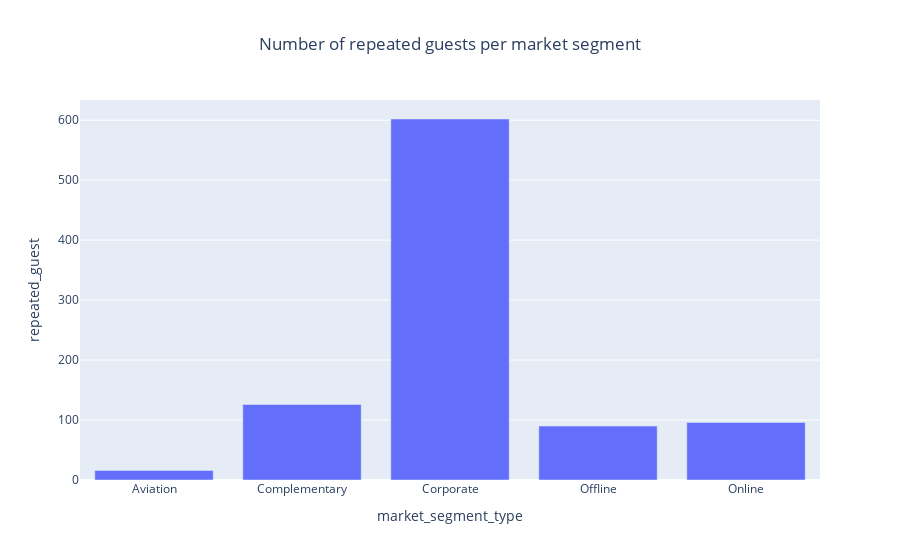

Notebook code cell kept with this figure:
### Code cell
fig3=px.bar(df6,x="market_segment_type",y="repeated_guest",title="Number of repeated guests per market segment") 
fig3.update_layout(title_x=0.5)
fig3.show()

### Figure 1 — Plotly figure (JSON) as saved in the notebook; plotly's stock layout.template omitted (floating-point values rounded to 4 significant figures)
{"data": [{"alignmentgroup": "True", "hovertemplate": "market_segment_type=%{x}<br>repeated_guest=%{y}<extra></extra>", "legendgroup": "", "marker": {"color": "#636efa", "pattern": {"shape": ""}}, "name": "", "offsetgroup": "", "orientation": "v", "showlegend": false, "textposition": "auto", "type": "bar", "x": ["Aviation", "Complementary", "Corporate", "Offline", "Online"], "xaxis": "x", "y": [16, 126, 602, 90, 96], "yaxis": "y"}], "layout": {"barmode": "relative", "legend": {"tracegroupgap": 0}, "title": {"text": "Number of repeated guests per market segment", "x": 0.5}, "xaxis": {"anchor": "y", "domain": [0, 1], "title": {"text": "market_segment_type"}}, "yaxis": {"anchor": "x", "domain": [0, 1], "title": {"text": "repeated_guest"}}}}
